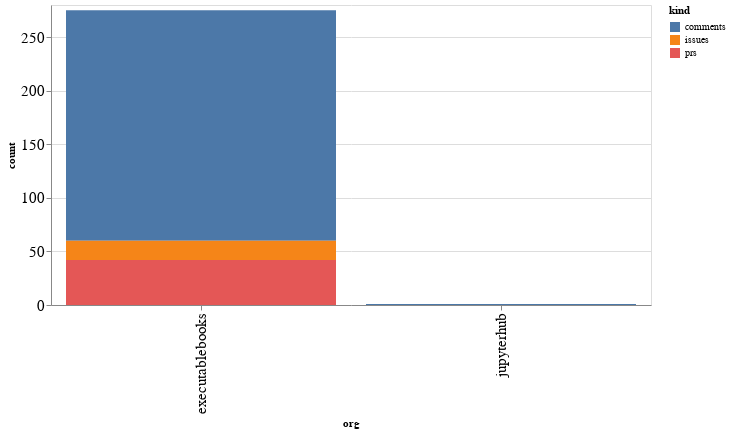

Notebook code cell kept with this figure:
### Code cell
alt.Chart(org_summaries, width=600).mark_bar().encode(
    x='org',
    y='count',
    color='kind',
    tooltip="org"
)

### Figure 1 — Vega-Lite specification as saved in the notebook (floating-point values rounded to 4 significant figures)
{"config": {"axisLeft": {"labelFontSize": 15}, "axisBottom": {"labelFontSize": 15}}, "data": {"name": "data-aba154ac3e9210680ebb0ced580bf19c"}, "mark": "bar", "encoding": {"color": {"type": "nominal", "field": "kind"}, "tooltip": {"type": "nominal", "field": "org"}, "x": {"type": "nominal", "field": "org"}, "y": {"type": "quantitative", "field": "count"}}, "width": 600, "$schema": "https://vega.github.io/schema/vega-lite/v4.8.1.json", "datasets": {"data-aba154ac3e9210680ebb0ced580bf19c": [{"org": "executablebooks", "kind": "comments", "count": 215}, {"org": "executablebooks", "kind": "issues", "count": 18}, {"org": "executablebooks", "kind": "prs", "count": 42}, {"org": "jupyterhub", "kind": "comments", "count": 1}]}}
